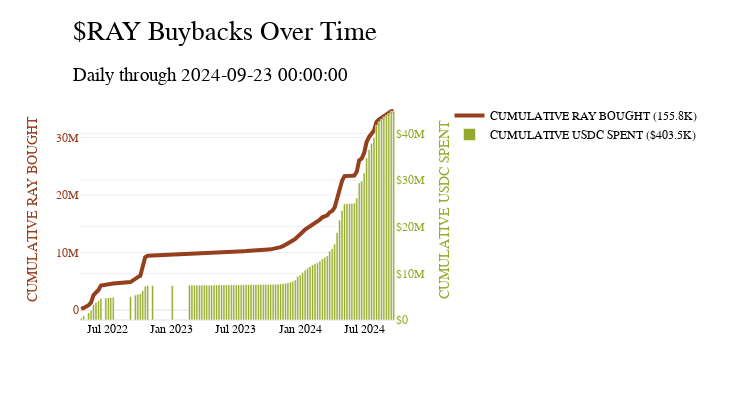

The cell this chart's notebook holds for it:
### Code cell
cm = ChartMaker(shuffle_colors=True)
cm.build(
    df = test_df1,
    axes_data=dict(y1=['cumulative_ray_bought'],
                    y2=['cumulative_usdc_spent']),
    title='$RAY Buybacks Over Time',
    chart_type={'y1':'line','y2':'bar'},
    options = {'margin':dict(t=100),'annotations':True,
                'tickprefix':{'y2':'$'},'auto_title':True,
                'show_legend':True,'legend_placement':{'x':1.1,'y':1}},
)
cm.add_title(
    title='$RAY Buybacks Over Time',
    subtitle=f'Daily through {test_df1.index.max()}',
    x=0.1,
    y=0.9
)
cm.add_annotations()
cm.show_fig()
cm.save_fig(save_directory='img')
